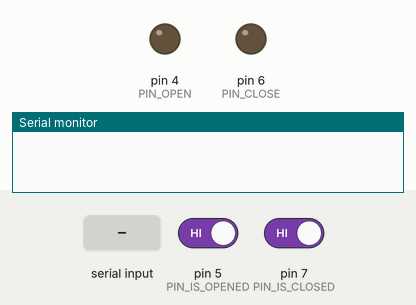
The sketch below on a simulated Arduino Uno, built with avr-gcc and run on an emulated ATmega328P. On the bench: output pins drawn as LEDs (lit = HIGH), the last lines printed to the serial monitor. The test bench sets the inputs (shaded band); at power-on: pin 7 (PIN_IS_CLOSED) HIGH, pin 5 (PIN_IS_OPENED) HIGH.

Above: at 1.2 s.
1.3 s: "c90\n" received over Serial
At 2.1 s:
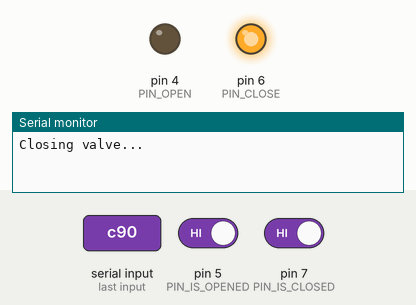
4.3 s: pin 7 (PIN_IS_CLOSED) driven LOW
At 5.5 s:
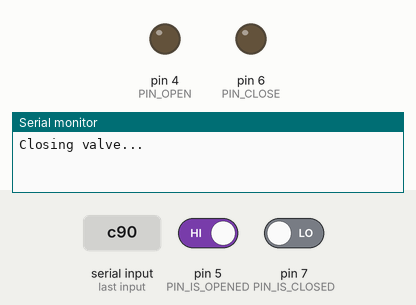
5.8 s: "o90\n" received over Serial
At 6.7 s:
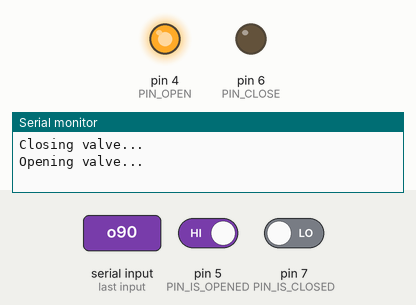
7.3 s: pin 5 (PIN_IS_OPENED) driven LOW
At 7.9 s:
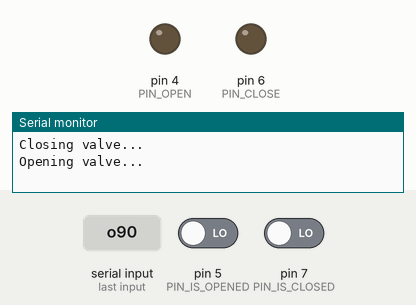
Timing chart, 0 to 9.8 s (numbered marks = the images above; inputs shaded):
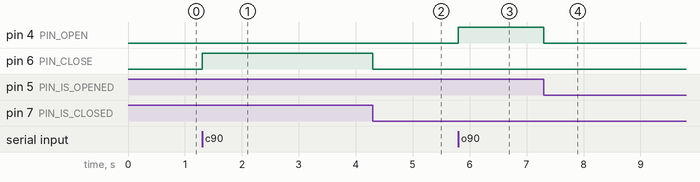

The sketch:

DanfosMotorControl.ino
```cpp
/*
 Name:		DanfosMotorControl.ino
 Created:	7/8/2016 10:52:26 PM
 Author:	Lietotajs
*/

// MC connected pins
#define PIN_OPEN 4
#define PIN_IS_OPENED 5
#define PIN_CLOSE 6
#define PIN_IS_CLOSED 7

// Status constants
#define STATUS_READY	0	//	Gatavs darbibai, stav ne gala poziicijas
#define STATUS_CLOSE	1	//	Aizverts, motors izslegts
#define STATUS_OPEN		2	//	Atverts, motors izslegts
#define STATUS_CLOSING	3	//	Aizveras, motors ieslegts
#define STATUS_OPENING	4	//	Atveras, motors ieslegts

// Action constants
#define ACTION_NO		10
#define ACTION_CLOSE	11	//	Atvert
#define ACTION_OPEN		12	//	Aizvert
#define ACTION_STOP		13	//	Apturet

byte action = 0;
byte status = 0;

static word value;  // Value for handle input


// the setup function runs once when you press reset or power the board
void setup()
{
	Serial.begin(115000);
	pinMode(PIN_OPEN, OUTPUT);
	digitalWrite(PIN_OPEN, LOW);
	pinMode(PIN_CLOSE, OUTPUT);
	digitalWrite(PIN_CLOSE, LOW);
	pinMode(PIN_IS_OPENED, INPUT);
	pinMode(PIN_IS_CLOSED, INPUT);
}

// the loop function runs over and over again until power down or reset
void loop()
{
	status = getStatus();
	if (action == ACTION_CLOSE && (status == STATUS_READY || status == STATUS_OPEN)) digitalWrite(PIN_CLOSE, HIGH);
	if (action == ACTION_OPEN && (status == STATUS_READY || status == STATUS_CLOSE)) digitalWrite(PIN_OPEN, HIGH);
	if (action == ACTION_STOP && status == STATUS_OPENING)	digitalWrite(PIN_OPEN, LOW);
	if (action == ACTION_STOP && status == STATUS_CLOSING)	digitalWrite(PIN_CLOSE, LOW);
	action = ACTION_NO;
	if (Serial.available())
	{
		noInterrupts();
		handleInput(Serial.read());
		interrupts();
	}
}

int getStatus()
{
	int result = 0;

	if (digitalRead(PIN_IS_CLOSED) == 0)
	{
		digitalWrite(PIN_CLOSE, LOW);
		result = STATUS_CLOSE;
	}
	if (digitalRead(PIN_IS_OPENED) == 0)
	{
		digitalWrite(PIN_OPEN, LOW);
		result = STATUS_OPEN;
	}
	if (digitalRead(PIN_CLOSE) == 1) result = STATUS_CLOSING;
	if (digitalRead(PIN_OPEN) == 1) result = STATUS_OPENING;
	//if (digitalRead(IS_CLOSED_PIN) == 0 && digitalRead(IS_OPENED_PIN) == 0 && digitalRead(OPEN_PIN) == 0 && digitalRead(CLOSE_PIN) == 0)	  result = Ready;
	return result;

}

static void handleInput(char c)
{
	if (c >= '0' && c <= '9')
	{
		value = 10 * value + c - '0';
		//Serial.println(value);
		return;
	}
	if (c >= 'a' && c <= 'z')
	{
		//        Serial.print(value);
		//        Serial.println(c);
	}

	if (c > ' ')
	{
		switch (c)
		{
		case 'c':
			Serial.println("Closing valve...");
			action = ACTION_CLOSE;
			break;
		case 'o':
			Serial.println("Opening valve...");
			action = ACTION_OPEN;
			break;
		case 's':
			Serial.println("STOPING...");
			action = ACTION_STOP;
			break;
		case 'm':
			//opendelay = value;
			break;
		default:
			Serial.println("Command don't understud!");
			Serial.println();
		}
	}
	value = 0;
}
```

Measured:
- after the input at 1.3 s, pin 6 (PIN_CLOSE): LOW → HIGH at once
- after the input at 4.3 s, pin 6 (PIN_CLOSE): HIGH → LOW at once
- after the input at 5.8 s, pin 4 (PIN_OPEN): LOW → HIGH at once
- after the input at 7.3 s, pin 4 (PIN_OPEN): HIGH → LOW at once
